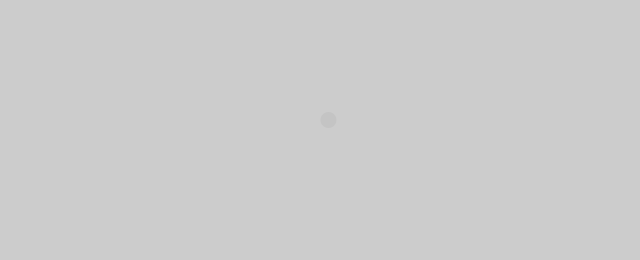
Frame 1 (no input)
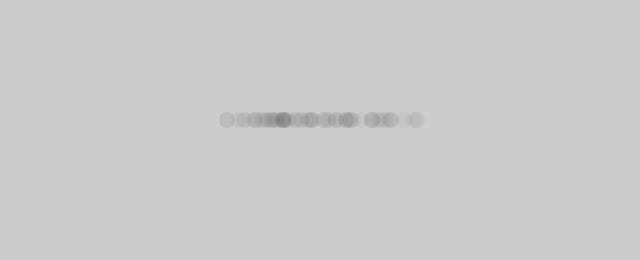
Frame 60 (the mouse pressed at the canvas centre just before this capture)
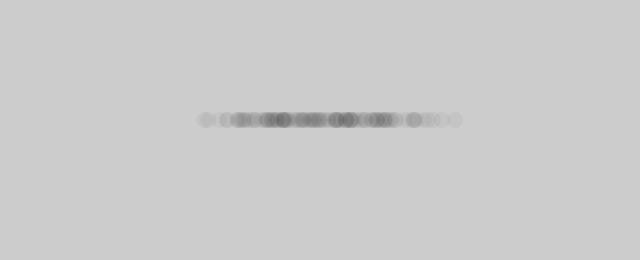
Frame 120 (the mouse held since frame 60 and released just before this capture)

The Processing sketch that drew these frames (run headless with seeded random() and noise(); from frame 60 on, the mouse is pressed at the canvas centre):

// Processing sketch: gaussian_distribution
// ── gaussian_distribution.pde
void setup() {
  size(640, 260);
}

void draw() {
  float x = rG(320, 60);
  println(x);
  noStroke();
  fill(0, 10);
  circle(x, 120, 16);
}

float rG(float mean, float standard_deviation) {
  return randomGaussian() * standard_deviation + mean;
}
